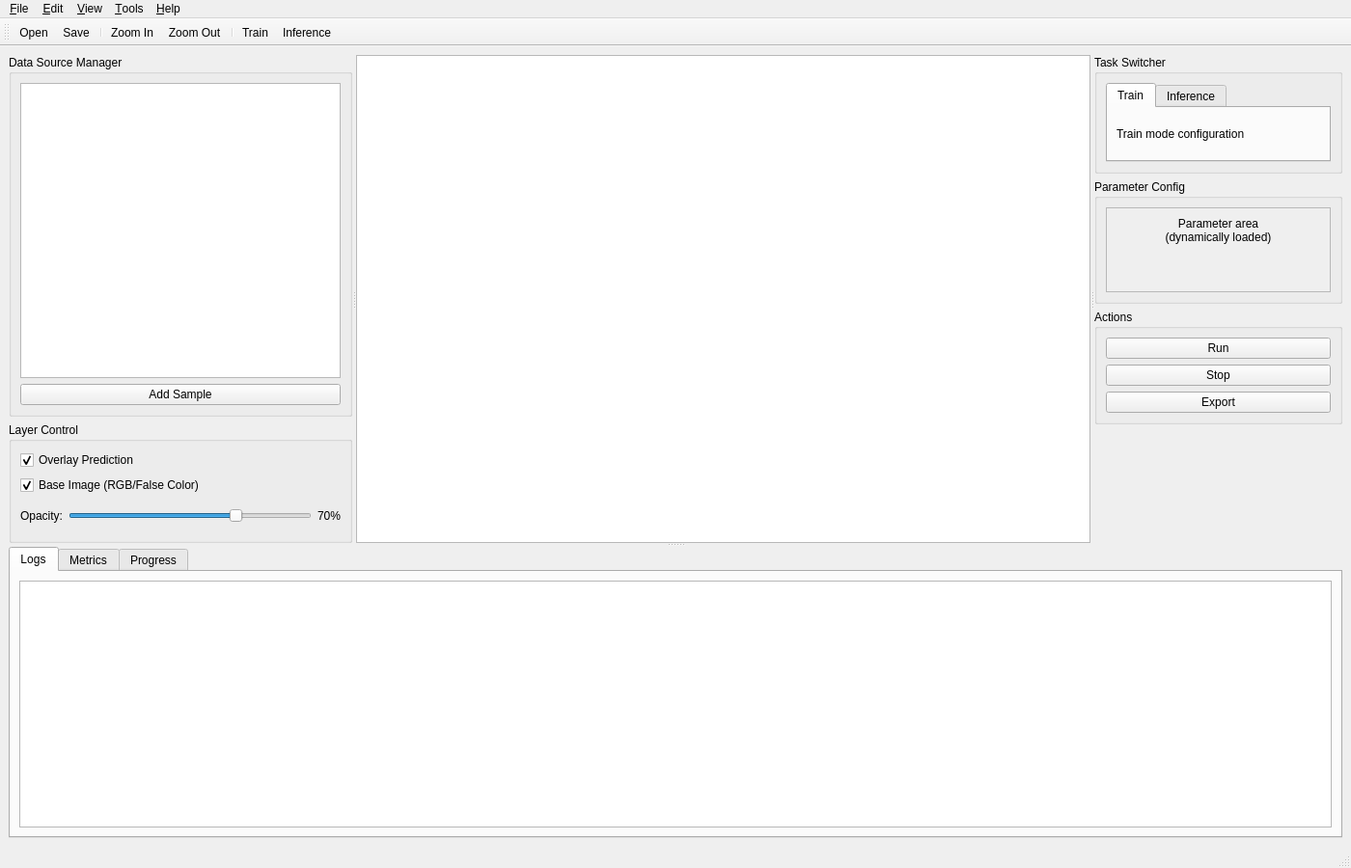
<?xml version="1.0" encoding="UTF-8"?>
<ui version="4.0">
 <class>MainWindow</class>
 <widget class="QMainWindow" name="MainWindow">
  <property name="geometry">
   <rect>
    <x>0</x>
    <y>0</y>
    <width>1400</width>
    <height>900</height>
   </rect>
  </property>
  <property name="windowTitle">
   <string>SegFlux</string>
  </property>
  <widget class="QWidget" name="centralwidget">
   <layout class="QVBoxLayout" name="verticalLayout_main">
    <item>
     <widget class="QSplitter" name="splitter_vertical">
      <property name="orientation">
       <enum>Qt::Orientation::Vertical</enum>
      </property>
      <widget class="QSplitter" name="splitter_horizontal">
       <property name="orientation">
        <enum>Qt::Orientation::Horizontal</enum>
       </property>
       <widget class="QWidget" name="leftPanel">
        <layout class="QVBoxLayout" name="verticalLayout_left">
         <item>
          <widget class="QGroupBox" name="groupBox_dataSource">
           <property name="sizePolicy">
            <sizepolicy hsizetype="Preferred" vsizetype="Expanding">
             <horstretch>0</horstretch>
             <verstretch>3</verstretch>
            </sizepolicy>
           </property>
           <property name="title">
            <string>Data Source Manager</string>
           </property>
           <layout class="QVBoxLayout" name="verticalLayout_dataSource">
            <item>
             <widget class="QTreeWidget" name="treeWidget_dataSources">
              <property name="selectionMode">
               <enum>QAbstractItemView::SelectionMode::SingleSelection</enum>
              </property>
              <property name="headerHidden">
               <bool>true</bool>
              </property>
              <column>
               <property name="text">
                <string notr="true">1</string>
               </property>
              </column>
             </widget>
            </item>
            <item>
             <widget class="QPushButton" name="pushButton_addSample">
              <property name="text">
               <string>Add Sample</string>
              </property>
             </widget>
            </item>
           </layout>
          </widget>
         </item>
         <item>
          <widget class="QGroupBox" name="groupBox_layerControl">
           <property name="sizePolicy">
            <sizepolicy hsizetype="Preferred" vsizetype="Preferred">
             <horstretch>0</horstretch>
             <verstretch>1</verstretch>
            </sizepolicy>
           </property>
           <property name="title">
            <string>Layer Control</string>
           </property>
           <layout class="QVBoxLayout" name="verticalLayout_layerControl">
            <item>
             <widget class="QCheckBox" name="checkBox_overlayPrediction">
              <property name="text">
               <string>Overlay Prediction</string>
              </property>
              <property name="checked">
               <bool>true</bool>
              </property>
             </widget>
            </item>
            <item>
             <widget class="QCheckBox" name="checkBox_baseImage">
              <property name="text">
               <string>Base Image (RGB/False Color)</string>
              </property>
              <property name="checked">
               <bool>true</bool>
              </property>
             </widget>
            </item>
            <item>
             <layout class="QHBoxLayout" name="horizontalLayout_opacity">
              <item>
               <widget class="QLabel" name="label_opacity">
                <property name="text">
                 <string>Opacity:</string>
                </property>
               </widget>
              </item>
              <item>
               <widget class="QSlider" name="slider_opacity">
                <property name="minimum">
                 <number>0</number>
                </property>
                <property name="maximum">
                 <number>100</number>
                </property>
                <property name="value">
                 <number>70</number>
                </property>
                <property name="orientation">
                 <enum>Qt::Orientation::Horizontal</enum>
                </property>
               </widget>
              </item>
              <item>
               <widget class="QLabel" name="label_opacityValue">
                <property name="text">
                 <string>70%</string>
                </property>
               </widget>
              </item>
             </layout>
            </item>
           </layout>
          </widget>
         </item>
        </layout>
       </widget>
       <widget class="QWidget" name="centerPanel">
        <layout class="QVBoxLayout" name="verticalLayout_center">
         <item>
          <widget class="QGraphicsView" name="graphicsView_canvas">
           <property name="minimumSize">
            <size>
             <width>600</width>
             <height>400</height>
            </size>
           </property>
          </widget>
         </item>
        </layout>
       </widget>
       <widget class="QWidget" name="rightPanel">
        <layout class="QVBoxLayout" name="verticalLayout_right">
         <item>
          <widget class="QGroupBox" name="groupBox_taskSwitcher">
           <property name="title">
            <string>Task Switcher</string>
           </property>
           <layout class="QVBoxLayout" name="verticalLayout_taskSwitcher">
            <item>
             <widget class="QTabWidget" name="tabWidget_tasks">
              <property name="currentIndex">
               <number>0</number>
              </property>
              <widget class="QWidget" name="tab_train">
               <attribute name="title">
                <string>Train</string>
               </attribute>
               <layout class="QVBoxLayout" name="verticalLayout_train">
                <item>
                 <widget class="QLabel" name="label_trainInfo">
                  <property name="text">
                   <string>Train mode configuration</string>
                  </property>
                 </widget>
                </item>
               </layout>
              </widget>
              <widget class="QWidget" name="tab_inference">
               <attribute name="title">
                <string>Inference</string>
               </attribute>
               <layout class="QVBoxLayout" name="verticalLayout_inference">
                <item>
                 <widget class="QLabel" name="label_inferenceInfo">
                  <property name="text">
                   <string>Inference mode configuration</string>
                  </property>
                 </widget>
                </item>
               </layout>
              </widget>
             </widget>
            </item>
           </layout>
          </widget>
         </item>
         <item>
          <widget class="QGroupBox" name="groupBox_paramConfig">
           <property name="title">
            <string>Parameter Config</string>
           </property>
           <layout class="QVBoxLayout" name="verticalLayout_paramConfig">
            <item>
             <widget class="QScrollArea" name="scrollArea_params">
              <property name="widgetResizable">
               <bool>true</bool>
              </property>
              <widget class="QWidget" name="scrollAreaWidgetContents">
               <property name="geometry">
                <rect>
                 <x>0</x>
                 <y>0</y>
                 <width>256</width>
                 <height>96</height>
                </rect>
               </property>
               <layout class="QVBoxLayout" name="verticalLayout_scrollParams">
                <item>
                 <widget class="QLabel" name="label_paramPlaceholder">
                  <property name="text">
                   <string>Parameter area
(dynamically loaded)</string>
                  </property>
                  <property name="alignment">
                   <set>Qt::AlignmentFlag::AlignCenter</set>
                  </property>
                 </widget>
                </item>
                <item>
                 <spacer name="verticalSpacer_params">
                  <property name="orientation">
                   <enum>Qt::Orientation::Vertical</enum>
                  </property>
                  <property name="sizeHint" stdset="0">
                   <size>
                    <width>20</width>
                    <height>40</height>
                   </size>
                  </property>
                 </spacer>
                </item>
               </layout>
              </widget>
             </widget>
            </item>
           </layout>
          </widget>
         </item>
         <item>
          <widget class="QGroupBox" name="groupBox_actions">
           <property name="title">
            <string>Actions</string>
           </property>
           <layout class="QVBoxLayout" name="verticalLayout_actions">
            <item>
             <widget class="QPushButton" name="pushButton_run">
              <property name="text">
               <string>Run</string>
              </property>
             </widget>
            </item>
            <item>
             <widget class="QPushButton" name="pushButton_stop">
              <property name="text">
               <string>Stop</string>
              </property>
             </widget>
            </item>
            <item>
             <widget class="QPushButton" name="pushButton_export">
              <property name="text">
               <string>Export</string>
              </property>
             </widget>
            </item>
           </layout>
          </widget>
         </item>
         <item>
          <spacer name="verticalSpacer_right">
           <property name="orientation">
            <enum>Qt::Orientation::Vertical</enum>
           </property>
           <property name="sizeHint" stdset="0">
            <size>
             <width>20</width>
             <height>40</height>
            </size>
           </property>
          </spacer>
         </item>
        </layout>
       </widget>
      </widget>
      <widget class="QWidget" name="bottomPanel">
       <layout class="QVBoxLayout" name="verticalLayout_bottom">
        <item>
         <widget class="QTabWidget" name="tabWidget_bottom">
          <property name="currentIndex">
           <number>0</number>
          </property>
          <widget class="QWidget" name="tab_logs">
           <attribute name="title">
            <string>Logs</string>
           </attribute>
           <layout class="QVBoxLayout" name="verticalLayout_logs">
            <item>
             <widget class="QTextEdit" name="textEdit_logs">
              <property name="readOnly">
               <bool>true</bool>
              </property>
             </widget>
            </item>
           </layout>
          </widget>
          <widget class="QWidget" name="tab_metrics">
           <attribute name="title">
            <string>Metrics</string>
           </attribute>
           <layout class="QVBoxLayout" name="verticalLayout_metrics">
            <item>
             <widget class="QLabel" name="label_metricsPlaceholder">
              <property name="text">
               <string>Live metrics chart area
(matplotlib / pyqtgraph)</string>
              </property>
              <property name="alignment">
               <set>Qt::AlignmentFlag::AlignCenter</set>
              </property>
             </widget>
            </item>
           </layout>
          </widget>
          <widget class="QWidget" name="tab_progress">
           <attribute name="title">
            <string>Progress</string>
           </attribute>
           <layout class="QVBoxLayout" name="verticalLayout_progress">
            <item>
             <widget class="QLabel" name="label_progressInfo">
              <property name="text">
               <string>Current progress:</string>
              </property>
             </widget>
            </item>
            <item>
             <widget class="QProgressBar" name="progressBar_task">
              <property name="value">
               <number>0</number>
              </property>
             </widget>
            </item>
            <item>
             <spacer name="verticalSpacer_progress">
              <property name="orientation">
               <enum>Qt::Orientation::Vertical</enum>
              </property>
              <property name="sizeHint" stdset="0">
               <size>
                <width>20</width>
                <height>40</height>
               </size>
              </property>
             </spacer>
            </item>
           </layout>
          </widget>
         </widget>
        </item>
       </layout>
      </widget>
     </widget>
    </item>
   </layout>
  </widget>
  <widget class="QMenuBar" name="menubar">
   <property name="geometry">
    <rect>
     <x>0</x>
     <y>0</y>
     <width>1400</width>
     <height>33</height>
    </rect>
   </property>
   <widget class="QMenu" name="menu_file">
    <property name="title">
     <string>&amp;File</string>
    </property>
    <addaction name="action_open"/>
    <addaction name="action_save"/>
    <addaction name="separator"/>
    <addaction name="action_exit"/>
   </widget>
   <widget class="QMenu" name="menu_edit">
    <property name="title">
     <string>&amp;Edit</string>
    </property>
    <addaction name="action_preferences"/>
   </widget>
   <widget class="QMenu" name="menu_view">
    <property name="title">
     <string>&amp;View</string>
    </property>
    <addaction name="action_zoomIn"/>
    <addaction name="action_zoomOut"/>
    <addaction name="action_fitToWindow"/>
   </widget>
   <widget class="QMenu" name="menu_tools">
    <property name="title">
     <string>&amp;Tools</string>
    </property>
    <addaction name="action_train"/>
    <addaction name="action_inference"/>
   </widget>
   <widget class="QMenu" name="menu_help">
    <property name="title">
     <string>&amp;Help</string>
    </property>
    <addaction name="action_about"/>
   </widget>
   <addaction name="menu_file"/>
   <addaction name="menu_edit"/>
   <addaction name="menu_view"/>
   <addaction name="menu_tools"/>
   <addaction name="menu_help"/>
  </widget>
  <widget class="QStatusBar" name="statusbar">
   <property name="sizeGripEnabled">
    <bool>true</bool>
   </property>
  </widget>
  <widget class="QToolBar" name="toolBar">
   <property name="windowTitle">
    <string>Toolbar</string>
   </property>
   <attribute name="toolBarArea">
    <enum>TopToolBarArea</enum>
   </attribute>
   <attribute name="toolBarBreak">
    <bool>false</bool>
   </attribute>
   <addaction name="action_open"/>
   <addaction name="action_save"/>
   <addaction name="separator"/>
   <addaction name="action_zoomIn"/>
   <addaction name="action_zoomOut"/>
   <addaction name="separator"/>
   <addaction name="action_train"/>
   <addaction name="action_inference"/>
  </widget>
  <action name="action_open">
   <property name="text">
    <string>Open</string>
   </property>
   <property name="shortcut">
    <string>Ctrl+O</string>
   </property>
  </action>
  <action name="action_save">
   <property name="text">
    <string>Save</string>
   </property>
   <property name="shortcut">
    <string>Ctrl+S</string>
   </property>
  </action>
  <action name="action_exit">
   <property name="text">
    <string>Exit</string>
   </property>
   <property name="shortcut">
    <string>Ctrl+Q</string>
   </property>
  </action>
  <action name="action_preferences">
   <property name="text">
    <string>Preferences</string>
   </property>
  </action>
  <action name="action_zoomIn">
   <property name="text">
    <string>Zoom In</string>
   </property>
   <property name="shortcut">
    <string>Ctrl++</string>
   </property>
  </action>
  <action name="action_zoomOut">
   <property name="text">
    <string>Zoom Out</string>
   </property>
   <property name="shortcut">
    <string>Ctrl+-</string>
   </property>
  </action>
  <action name="action_fitToWindow">
   <property name="text">
    <string>Fit to Window</string>
   </property>
   <property name="shortcut">
    <string>Ctrl+0</string>
   </property>
  </action>
  <action name="action_train">
   <property name="text">
    <string>Train</string>
   </property>
   <property name="shortcut">
    <string>F5</string>
   </property>
  </action>
  <action name="action_inference">
   <property name="text">
    <string>Inference</string>
   </property>
   <property name="shortcut">
    <string>F6</string>
   </property>
  </action>
  <action name="action_about">
   <property name="text">
    <string>About</string>
   </property>
  </action>
 </widget>
 <resources/>
 <connections>
  <connection>
   <sender>slider_opacity</sender>
   <signal>valueChanged(int)</signal>
   <receiver>label_opacityValue</receiver>
   <slot>setNum(int)</slot>
   <hints>
    <hint type="sourcelabel">
     <x>20</x>
     <y>20</y>
    </hint>
    <hint type="destinationlabel">
     <x>20</x>
     <y>20</y>
    </hint>
   </hints>
  </connection>
 </connections>
</ui>
